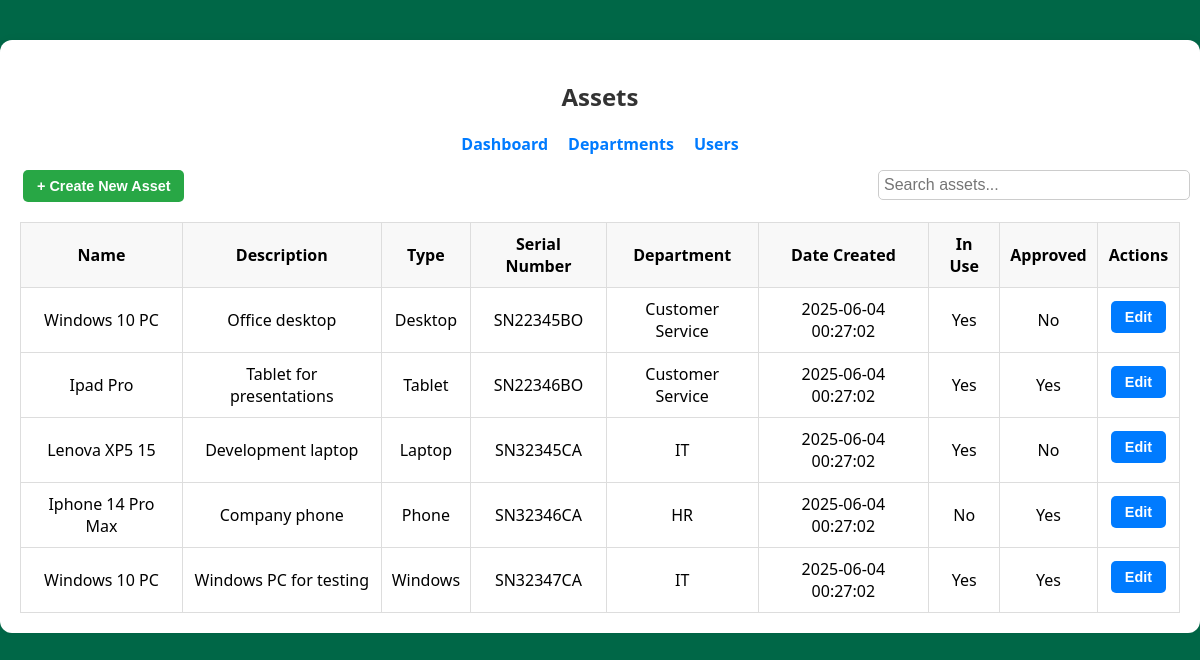
The app's page /assets (signed in), older data.
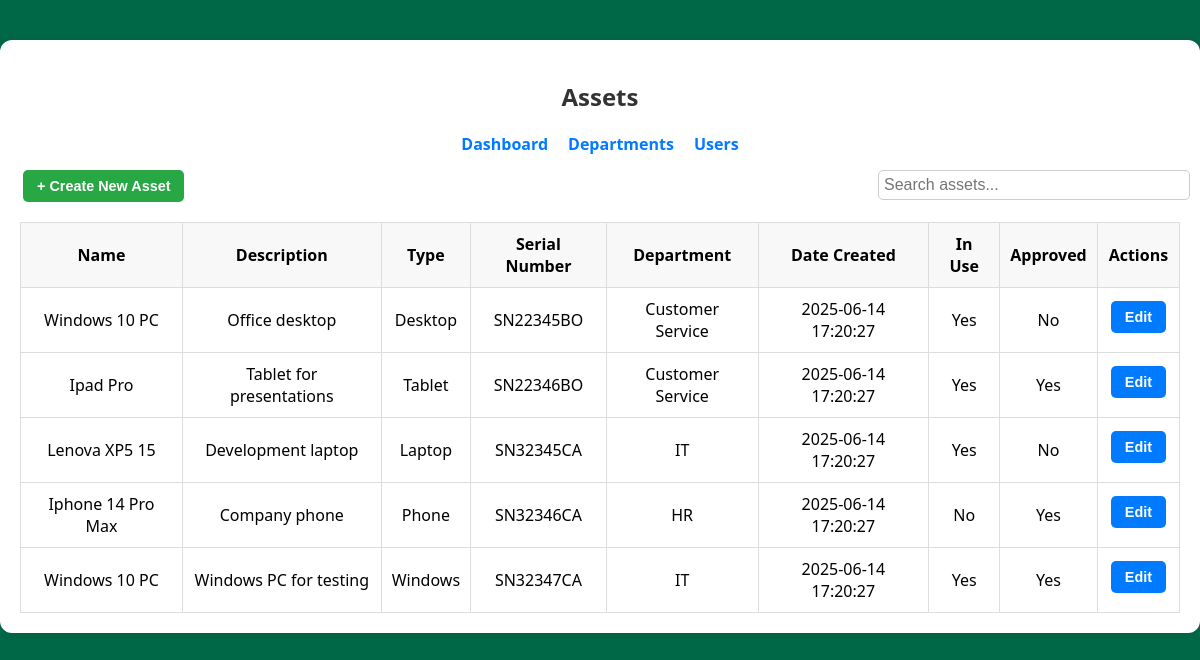
The same page, newer data.
### tables this page shows
CREATE TABLE Asset (
        id INTEGER PRIMARY KEY AUTOINCREMENT,
        name TEXT NOT NULL,
        description TEXT,
        type TEXT,
        serial_number TEXT UNIQUE,
        date_created TEXT,
        in_use INTEGER NOT NULL DEFAULT 1,
        approved INTEGER NOT NULL DEFAULT 0,
        owner_id INTEGER,
        department_id INTEGER,
        FOREIGN KEY(owner_id) REFERENCES User(id),
        FOREIGN KEY(department_id) REFERENCES Department(id)
    );

CREATE TABLE Department (
        id INTEGER PRIMARY KEY AUTOINCREMENT,
        name TEXT NOT NULL
    );

### routes/assets.py (the view)
@assets_blueprint.route('/assets')
@login_required
def assets():
    user = current_user()
    connection = get_db()
    cursor = connection.cursor()
    if user['role'] == 'Admin':
         cursor.execute('''
            SELECT a.*, u.username AS owner_username, d.name AS department_name
            FROM Asset a
            LEFT JOIN User u ON a.owner_id = u.id
            LEFT JOIN Department d ON a.department_id = d.id
        ''')
    else:
        cursor.execute('''
            SELECT a.*, u.username AS owner_username, d.name AS department_name
            FROM Asset a
            LEFT JOIN User u ON a.owner_id = u.id
            LEFT JOIN Department d ON a.department_id = d.id
            WHERE a.owner_id = ?
        ''', (user['id'],))
    assets = cursor.fetchall()
    cursor.execute("SELECT * FROM Department")
    departments = cursor.fetchall()
    cursor.execute("SELECT id, username FROM User ORDER BY username ASC")
    users = cursor.fetchall()
    return render_template('assets.html', assets=assets, user=user, departments=departments, users=users)

### routes/utils.py (called while the page is built)
def get_db():
    if 'db' not in g:
        g.db = sql.connect(current_app.config['DATABASE'])
        g.db.row_factory = sql.Row
    return g.db

def query_db(query, args=(), one=False):
    cursor = get_db().execute(query, args)
    rv = cursor.fetchall()
    cursor.close()
    return (rv[0] if rv else None) if one else rv

def current_user():
    if 'user_id' in session:
        return query_db('SELECT * FROM User WHERE id = ?', [session['user_id']], one=True)
    return None

def login_required(f):
    @wraps(f)
    def decorated_function(*args, **kwargs):
        if 'user_id' not in session:
            flash('Please log in to access this page.', 'warning')
            return redirect(url_for('auth.login'))
        return f(*args, **kwargs)
    return decorated_function

### templates/assets.html (shortened to what this page needs)
<!DOCTYPE html>
<html lang="en">
  <head>
    <link
      rel="stylesheet"
      href="{{ url_for('static', filename='css/style.css') }}"
    />
    <link
      rel="stylesheet"
      href="{{ url_for('static', filename='css/assets.css') }}"
    />
  </head>
  <body>
    <div class="assets-container">
      <h2 class="text-center">Assets</h2>
      <nav class="nav-links">
        <a href="{{ url_for('dashboard.dashboard') }}">Dashboard</a>
        <a href="{{ url_for('departments.departments') }}">Departments</a>
        <a href="{{ url_for('users.users') }}">Users</a>
      </nav>
      <button class="btn btn-create" id="openCreateModal">
        + Create New Asset
      </button>
      <input type="text" id="searchBar" placeholder="Search assets..." />
      <table>
        <thead>
          <tr>
            <th>Name</th>
            <th>Description</th>
            <th>Type</th>
            <th>Serial Number</th>
            <th>Department</th>
            <th>Date Created</th>
            <th>In Use</th>
            <th>Approved</th>
            <th>Actions</th>
          </tr>
        </thead>
        <tbody>
          {% for asset in assets %}
          <tr>
            <td>{{ asset['name'] }}</td>
            <td>{{ asset['description'] or '—' }}</td>
            <td>{{ asset['type'] or '—' }}</td>
            <td>{{ asset['serial_number'] or '—' }}</td>
            <td>{{ asset['department_name'] or '—' }}</td>
            <td>{{ asset['date_created'] }}</td>
            <td>{{ 'Yes' if asset['in_use'] else 'No' }}</td>
            <td>{{ 'Yes' if asset['approved'] else 'No' }}</td>
            <td>
               {% if user['role'] == 'Admin' or asset['owner_id'] ==
              user['id'] %}
              <button
                class="btn btn-edit"
                data-id="{{ asset['id'] }}"
                data-name="{{ asset['name'] }}"
                data-description="{{ asset['description'] }}"
                data-type="{{ asset['type'] }}"
                data-serial="{{ asset['serial_number'] }}"
                data-department="{{ asset['department_id'] or '' }}"
                data-inuse="{{ asset['in_use'] }}"
                data-approved="{{ asset['approved'] }}"
                data-userid="{{ asset['owner_id'] }}"
                id="editBtn-{{ asset['id'] }}"
              >
                Edit
              </button>
              {% endif %}
            </td>
          </tr>
          {% else %}
          <tr>
            <td colspan="9">No assets found.</td>
          </tr>
          {% endfor %}
        </tbody>
      </table>
    </div>
  </body>
</html>

Row changes from the older to the newer data that the page shows:
changed Asset "Office desktop": date_created "2025-06-04 00:27:02" → "2025-06-14 17:20:27"
changed Asset "Ipad Pro": date_created "2025-06-04 00:27:02" → "2025-06-14 17:20:27"
changed Asset "Lenova XP5 15": date_created "2025-06-04 00:27:02" → "2025-06-14 17:20:27"
changed Asset "Iphone 14 Pro Max": date_created "2025-06-04 00:27:02" → "2025-06-14 17:20:27"
changed Asset "Windows PC for testing": date_created "2025-06-04 00:27:02" → "2025-06-14 17:20:27"
